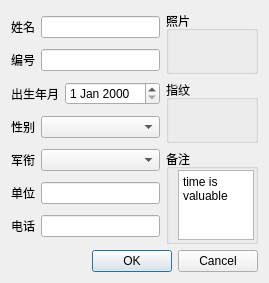
<?xml version="1.0" encoding="UTF-8"?>
<ui version="4.0">
 <class>QDlgStaff</class>
 <widget class="QDialog" name="QDlgStaff">
  <property name="geometry">
   <rect>
    <x>0</x>
    <y>0</y>
    <width>269</width>
    <height>283</height>
   </rect>
  </property>
  <property name="sizePolicy">
   <sizepolicy hsizetype="Preferred" vsizetype="Preferred">
    <horstretch>0</horstretch>
    <verstretch>0</verstretch>
   </sizepolicy>
  </property>
  <property name="windowTitle">
   <string>Dialog</string>
  </property>
  <layout class="QGridLayout" name="gridLayout_2">
   <item row="0" column="0">
    <layout class="QVBoxLayout" name="verticalLayout">
     <item>
      <layout class="QHBoxLayout" name="horizontalLayout">
       <item>
        <widget class="QLabel" name="label">
         <property name="text">
          <string>姓名</string>
         </property>
        </widget>
       </item>
       <item>
        <widget class="QLineEdit" name="lineEdit"/>
       </item>
      </layout>
     </item>
     <item>
      <layout class="QHBoxLayout" name="horizontalLayout_2">
       <item>
        <widget class="QLabel" name="label_2">
         <property name="text">
          <string>编号</string>
         </property>
        </widget>
       </item>
       <item>
        <widget class="QLineEdit" name="lineEdit_2"/>
       </item>
      </layout>
     </item>
     <item>
      <layout class="QHBoxLayout" name="horizontalLayout_3">
       <item>
        <widget class="QLabel" name="label_3">
         <property name="text">
          <string>出生年月</string>
         </property>
        </widget>
       </item>
       <item>
        <widget class="QDateEdit" name="dateEdit"/>
       </item>
      </layout>
     </item>
     <item>
      <layout class="QHBoxLayout" name="horizontalLayout_4">
       <item>
        <widget class="QLabel" name="label_4">
         <property name="text">
          <string>性别</string>
         </property>
        </widget>
       </item>
       <item>
        <widget class="QComboBox" name="comboBox_2">
         <property name="sizePolicy">
          <sizepolicy hsizetype="Preferred" vsizetype="Fixed">
           <horstretch>1</horstretch>
           <verstretch>0</verstretch>
          </sizepolicy>
         </property>
        </widget>
       </item>
      </layout>
     </item>
     <item>
      <layout class="QHBoxLayout" name="horizontalLayout_5">
       <item>
        <widget class="QLabel" name="label_5">
         <property name="text">
          <string>军衔</string>
         </property>
        </widget>
       </item>
       <item>
        <widget class="QComboBox" name="comboBox">
         <property name="sizePolicy">
          <sizepolicy hsizetype="Preferred" vsizetype="Fixed">
           <horstretch>1</horstretch>
           <verstretch>0</verstretch>
          </sizepolicy>
         </property>
        </widget>
       </item>
      </layout>
     </item>
     <item>
      <layout class="QHBoxLayout" name="horizontalLayout_6">
       <item>
        <widget class="QLabel" name="label_6">
         <property name="text">
          <string>单位</string>
         </property>
        </widget>
       </item>
       <item>
        <widget class="QLineEdit" name="lineEdit_3"/>
       </item>
      </layout>
     </item>
     <item>
      <layout class="QHBoxLayout" name="horizontalLayout_7">
       <item>
        <widget class="QLabel" name="label_7">
         <property name="text">
          <string>电话</string>
         </property>
        </widget>
       </item>
       <item>
        <widget class="QLineEdit" name="lineEdit_4"/>
       </item>
      </layout>
     </item>
    </layout>
   </item>
   <item row="0" column="1">
    <layout class="QVBoxLayout" name="verticalLayout_2">
     <item>
      <widget class="QGroupBox" name="groupBox">
       <property name="sizePolicy">
        <sizepolicy hsizetype="Preferred" vsizetype="Preferred">
         <horstretch>0</horstretch>
         <verstretch>1</verstretch>
        </sizepolicy>
       </property>
       <property name="styleSheet">
        <string notr="true">border-image: url(:/icon24/running.png);</string>
       </property>
       <property name="title">
        <string>照片</string>
       </property>
      </widget>
     </item>
     <item>
      <widget class="QGroupBox" name="groupBox_2">
       <property name="sizePolicy">
        <sizepolicy hsizetype="Preferred" vsizetype="Preferred">
         <horstretch>0</horstretch>
         <verstretch>1</verstretch>
        </sizepolicy>
       </property>
       <property name="styleSheet">
        <string notr="true">border-image: url(:/about/contact.png);</string>
       </property>
       <property name="title">
        <string>指纹</string>
       </property>
      </widget>
     </item>
     <item>
      <widget class="QGroupBox" name="groupBox_3">
       <property name="sizePolicy">
        <sizepolicy hsizetype="Preferred" vsizetype="Preferred">
         <horstretch>0</horstretch>
         <verstretch>1</verstretch>
        </sizepolicy>
       </property>
       <property name="title">
        <string>备注</string>
       </property>
       <layout class="QGridLayout" name="gridLayout">
        <property name="topMargin">
         <number>1</number>
        </property>
        <property name="rightMargin">
         <number>1</number>
        </property>
        <property name="bottomMargin">
         <number>1</number>
        </property>
        <property name="spacing">
         <number>1</number>
        </property>
        <item row="0" column="0">
         <widget class="QPlainTextEdit" name="plainTextEdit">
          <property name="plainText">
           <string>time is valuable</string>
          </property>
         </widget>
        </item>
       </layout>
      </widget>
     </item>
    </layout>
   </item>
   <item row="1" column="0" colspan="2">
    <widget class="QDialogButtonBox" name="buttonBox">
     <property name="orientation">
      <enum>Qt::Horizontal</enum>
     </property>
     <property name="standardButtons">
      <set>QDialogButtonBox::Cancel|QDialogButtonBox::Ok</set>
     </property>
    </widget>
   </item>
  </layout>
 </widget>
 <resources>
  <include location="../res/image.qrc"/>
 </resources>
 <connections>
  <connection>
   <sender>buttonBox</sender>
   <signal>accepted()</signal>
   <receiver>QDlgStaff</receiver>
   <slot>accept()</slot>
   <hints>
    <hint type="sourcelabel">
     <x>248</x>
     <y>254</y>
    </hint>
    <hint type="destinationlabel">
     <x>157</x>
     <y>274</y>
    </hint>
   </hints>
  </connection>
  <connection>
   <sender>buttonBox</sender>
   <signal>rejected()</signal>
   <receiver>QDlgStaff</receiver>
   <slot>reject()</slot>
   <hints>
    <hint type="sourcelabel">
     <x>316</x>
     <y>260</y>
    </hint>
    <hint type="destinationlabel">
     <x>286</x>
     <y>274</y>
    </hint>
   </hints>
  </connection>
 </connections>
</ui>
